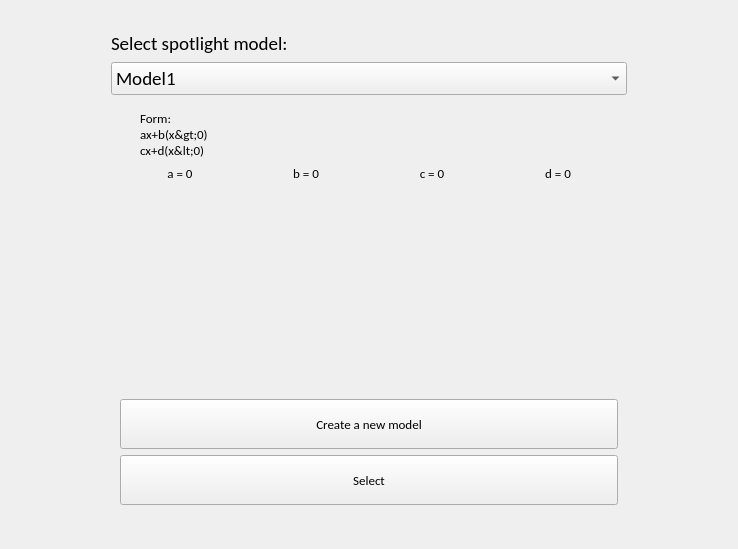
<?xml version="1.0" encoding="UTF-8"?>
<ui version="4.0">
 <class>Form</class>
 <widget class="QWidget" name="Form">
  <property name="geometry">
   <rect>
    <x>0</x>
    <y>0</y>
    <width>738</width>
    <height>549</height>
   </rect>
  </property>
  <property name="windowTitle">
   <string>Form</string>
  </property>
  <property name="locale">
   <locale language="English" country="Europe"/>
  </property>
  <layout class="QVBoxLayout" name="verticalLayout">
   <item>
    <widget class="QStackedWidget" name="stackedWidget">
     <property name="currentIndex">
      <number>0</number>
     </property>
     <widget class="QWidget" name="page">
      <widget class="QWidget" name="verticalLayoutWidget">
       <property name="geometry">
        <rect>
         <x>0</x>
         <y>20</y>
         <width>716</width>
         <height>483</height>
        </rect>
       </property>
       <layout class="QVBoxLayout" name="verticalLayout_2">
        <property name="leftMargin">
         <number>100</number>
        </property>
        <property name="rightMargin">
         <number>100</number>
        </property>
        <item>
         <widget class="QLabel" name="label">
          <property name="sizePolicy">
           <sizepolicy hsizetype="Preferred" vsizetype="Fixed">
            <horstretch>0</horstretch>
            <verstretch>0</verstretch>
           </sizepolicy>
          </property>
          <property name="font">
           <font>
            <family>Calibri</family>
            <pointsize>14</pointsize>
           </font>
          </property>
          <property name="text">
           <string>Select spotlight model:</string>
          </property>
         </widget>
        </item>
        <item>
         <widget class="QComboBox" name="comboBox">
          <property name="font">
           <font>
            <family>Calibri</family>
            <pointsize>14</pointsize>
           </font>
          </property>
          <item>
           <property name="text">
            <string>Model1</string>
           </property>
          </item>
         </widget>
        </item>
        <item>
         <widget class="QWidget" name="widget" native="true">
          <layout class="QVBoxLayout" name="verticalLayout_3">
           <item>
            <layout class="QHBoxLayout" name="horizontalLayout_2">
             <property name="leftMargin">
              <number>20</number>
             </property>
             <property name="rightMargin">
              <number>20</number>
             </property>
             <item>
              <widget class="QLabel" name="label_2">
               <property name="sizePolicy">
                <sizepolicy hsizetype="Preferred" vsizetype="Fixed">
                 <horstretch>0</horstretch>
                 <verstretch>0</verstretch>
                </sizepolicy>
               </property>
               <property name="font">
                <font>
                 <family>Calibri</family>
                 <pointsize>10</pointsize>
                </font>
               </property>
               <property name="text">
                <string>Form: 
ax+b(x&gt;0)
cx+d(x&lt;0)</string>
               </property>
              </widget>
             </item>
             <item>
              <widget class="QWidget" name="widget_2" native="true"/>
             </item>
            </layout>
           </item>
           <item>
            <layout class="QHBoxLayout" name="horizontalLayout">
             <item>
              <widget class="QLabel" name="label_3">
               <property name="sizePolicy">
                <sizepolicy hsizetype="Preferred" vsizetype="Fixed">
                 <horstretch>0</horstretch>
                 <verstretch>0</verstretch>
                </sizepolicy>
               </property>
               <property name="font">
                <font>
                 <family>Calibri</family>
                 <pointsize>10</pointsize>
                </font>
               </property>
               <property name="text">
                <string>a = 0</string>
               </property>
               <property name="alignment">
                <set>Qt::AlignCenter</set>
               </property>
              </widget>
             </item>
             <item>
              <widget class="QLabel" name="label_4">
               <property name="sizePolicy">
                <sizepolicy hsizetype="Preferred" vsizetype="Fixed">
                 <horstretch>0</horstretch>
                 <verstretch>0</verstretch>
                </sizepolicy>
               </property>
               <property name="font">
                <font>
                 <family>Calibri</family>
                 <pointsize>10</pointsize>
                </font>
               </property>
               <property name="text">
                <string>b = 0</string>
               </property>
               <property name="alignment">
                <set>Qt::AlignCenter</set>
               </property>
              </widget>
             </item>
             <item>
              <widget class="QLabel" name="label_5">
               <property name="sizePolicy">
                <sizepolicy hsizetype="Preferred" vsizetype="Fixed">
                 <horstretch>0</horstretch>
                 <verstretch>0</verstretch>
                </sizepolicy>
               </property>
               <property name="font">
                <font>
                 <family>Calibri</family>
                 <pointsize>10</pointsize>
                </font>
               </property>
               <property name="text">
                <string>c = 0</string>
               </property>
               <property name="alignment">
                <set>Qt::AlignCenter</set>
               </property>
              </widget>
             </item>
             <item>
              <widget class="QLabel" name="label_6">
               <property name="sizePolicy">
                <sizepolicy hsizetype="Preferred" vsizetype="Fixed">
                 <horstretch>0</horstretch>
                 <verstretch>0</verstretch>
                </sizepolicy>
               </property>
               <property name="font">
                <font>
                 <family>Calibri</family>
                 <pointsize>10</pointsize>
                </font>
               </property>
               <property name="text">
                <string>d = 0</string>
               </property>
               <property name="alignment">
                <set>Qt::AlignCenter</set>
               </property>
              </widget>
             </item>
            </layout>
           </item>
           <item>
            <spacer name="verticalSpacer">
             <property name="orientation">
              <enum>Qt::Vertical</enum>
             </property>
             <property name="sizeType">
              <enum>QSizePolicy::Expanding</enum>
             </property>
             <property name="sizeHint" stdset="0">
              <size>
               <width>20</width>
               <height>150</height>
              </size>
             </property>
            </spacer>
           </item>
           <item>
            <widget class="QWidget" name="widget_3" native="true"/>
           </item>
           <item>
            <widget class="QPushButton" name="pushButton">
             <property name="sizePolicy">
              <sizepolicy hsizetype="Minimum" vsizetype="Fixed">
               <horstretch>0</horstretch>
               <verstretch>0</verstretch>
              </sizepolicy>
             </property>
             <property name="minimumSize">
              <size>
               <width>0</width>
               <height>50</height>
              </size>
             </property>
             <property name="baseSize">
              <size>
               <width>0</width>
               <height>0</height>
              </size>
             </property>
             <property name="font">
              <font>
               <family>Calibri</family>
               <pointsize>10</pointsize>
              </font>
             </property>
             <property name="text">
              <string>Create a new model</string>
             </property>
             <property name="iconSize">
              <size>
               <width>19</width>
               <height>19</height>
              </size>
             </property>
            </widget>
           </item>
           <item>
            <widget class="QPushButton" name="pushButton_2">
             <property name="minimumSize">
              <size>
               <width>0</width>
               <height>50</height>
              </size>
             </property>
             <property name="baseSize">
              <size>
               <width>0</width>
               <height>20</height>
              </size>
             </property>
             <property name="font">
              <font>
               <family>Calibri</family>
               <pointsize>10</pointsize>
              </font>
             </property>
             <property name="text">
              <string>Select</string>
             </property>
            </widget>
           </item>
          </layout>
         </widget>
        </item>
       </layout>
      </widget>
     </widget>
     <widget class="QWidget" name="page_2"/>
    </widget>
   </item>
  </layout>
 </widget>
 <resources/>
 <connections/>
</ui>
